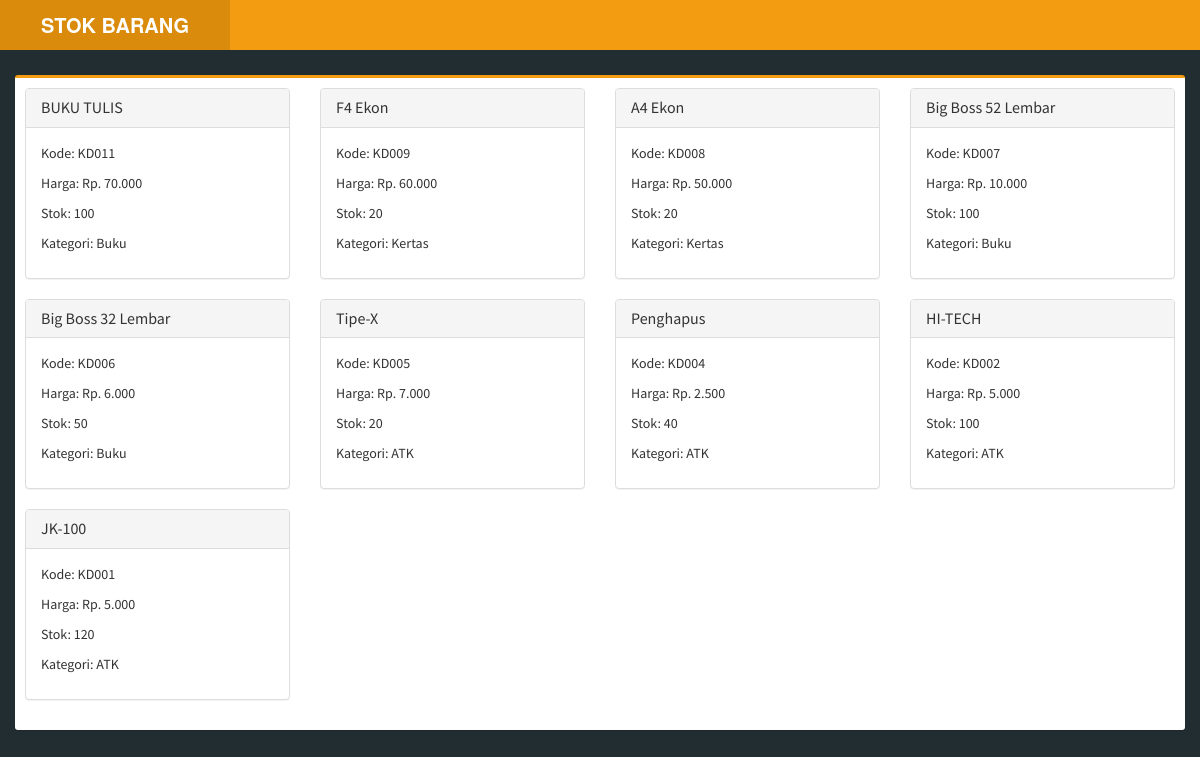
The app's page /index.php/users/barang with its own data.
### tables this page shows
CREATE TABLE `tb_barang` (
  `id` int(11) NOT NULL,
  `kode` varchar(16) NOT NULL,
  `nama` varchar(256) NOT NULL,
  `harga` int(11) NOT NULL,
  `stok` int(11) NOT NULL,
  `kategori` varchar(100) NOT NULL
);

### application/controllers/users/barang.php (called while the page is built, shortened)
<?php
class Barang extends CI_Controller {
    public function index()
    {
        $data['barang'] = $this->m_barang->tampil_data('tb_barang')->result();
        $this->load->view('users/templates/header');
        $this->load->view('users/index', $data);
        $this->load->view('users/templates/footer');
    }
}

### index.php (called while the page is built, shortened)
<?php
require_once BASEPATH.'core/CodeIgniter.php';

### application/models/M_barang.php (called while the page is built, shortened)
<?php
class M_barang extends CI_Model {
	public function tampil_data($table)
	{
		$this->db->ORDER_BY('id', 'DESC');
		return $this->db->get($table);
	}
}

### application/views/users/index.php (the view, shortened to what this page needs)
<section class="content">
  <div class="box box-warning" style="margin-top: 10px">
    <div class="box-body">
      <div class="row">
        <?php foreach ($barang as $brng): ?>
          <div class="col-md-3 col-sm-6">
            <div class="panel panel-default">
              <div class="panel-heading">
                <h3 class="panel-title"><?php echo $brng->nama; ?></h3>
              </div>
              <div class="panel-body">
                <p>Kode: <?php echo $brng->kode; ?></p>
                <p>Harga: <?php echo rupiah($brng->harga); ?></p>
                <p>Stok: <?php echo $brng->stok; ?></p>
                <p>Kategori: <?php echo $brng->kategori; ?></p>
              </div>
            </div>
          </div>
        <?php endforeach; ?>
      </div>
    </div>
  </div>
</section>

### application/views/users/templates/header.php (shortened to what this page needs)
<!DOCTYPE html>
<html>
<head>
  <link rel="stylesheet" href="<?php echo base_url('assets/') ?>bootstrap/css/bootstrap.min.css">
  <link rel="stylesheet" href="https://cdnjs.cloudflare.com/ajax/libs/font-awesome/4.5.0/css/font-awesome.min.css">
  <link rel="stylesheet" href="https://cdnjs.cloudflare.com/ajax/libs/ionicons/2.0.1/css/ionicons.min.css">
  <link rel="stylesheet" href="<?php echo base_url('assets/') ?>plugins/datatables/dataTables.bootstrap.css">
  <link rel="stylesheet" href="<?php echo base_url('assets/') ?>dist/css/AdminLTE.min.css">
  <link rel="stylesheet" href="<?php echo base_url('assets/') ?>dist/css/skins/_all-skins.min.css">
  <link rel="stylesheet" href="<?php echo base_url('assets/') ?>plugins/pace/pace.min.css">
  <?php
    function rupiah($angka){
      $hasil_rupiah = "Rp. " . number_format($angka,0,',','.');
      return $hasil_rupiah;
    }
  ?>
</head>
<body class="hold-transition skin-yellow">
<div class="wrapper">
  <header class="main-header">
    <a href="<?php echo base_url('admin/dashboard') ?>" class="logo">
      <span class="logo-lg"><b>STOK BARANG</b></span>
    </a>
    <nav class="navbar navbar-static-top">
    </nav>
  </header>

### records on screen
tb_barang: nama "BUKU TULIS", kode "KD011", harga "Rp. 70.000", stok "100", kategori "Buku"
tb_barang: nama "F4 Ekon", kode "KD009", harga "Rp. 60.000", stok "20", kategori "Kertas"
tb_barang: nama "A4 Ekon", kode "KD008", harga "Rp. 50.000", stok "20", kategori "Kertas"
tb_barang: nama "Big Boss 52 Lembar", kode "KD007", harga "Rp. 10.000", stok "100", kategori "Buku"
tb_barang: nama "Big Boss 32 Lembar", kode "KD006", harga "Rp. 6.000", stok "50", kategori "Buku"
tb_barang: nama "Tipe-X", kode "KD005", harga "Rp. 7.000", stok "20", kategori "ATK"
tb_barang: nama "Penghapus", kode "KD004", harga "Rp. 2.500", stok "40", kategori "ATK"
tb_barang: nama "HI-TECH", kode "KD002", harga "Rp. 5.000", stok "100", kategori "ATK"
tb_barang: nama "JK-100", kode "KD001", harga "Rp. 5.000", stok "120", kategori "ATK"
